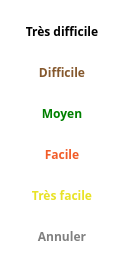
          <widget class="QFrame" name="frmNiveau">
           <property name="geometry">
            <rect>
             <x>290</x>
             <y>190</y>
             <width>125</width>
             <height>271</height>
            </rect>
           </property>
           <property name="styleSheet">
            <string notr="true">background: #ffffff;
border-top-left-radius: 10px;
border-top-right-radius: 10px;
border-bottom-left-radius: 5px;</string>
           </property>
           <property name="frameShape">
            <enum>QFrame::StyledPanel</enum>
           </property>
           <property name="frameShadow">
            <enum>QFrame::Raised</enum>
           </property>
           <layout class="QGridLayout" name="gridLayout_2">
            <item row="10" column="0">
             <widget class="AbulEduFlatBoutonV1" name="btnNiveauAnnuler">
              <property name="minimumSize">
               <size>
                <width>100</width>
                <height>30</height>
               </size>
              </property>
              <property name="maximumSize">
               <size>
                <width>100</width>
                <height>30</height>
               </size>
              </property>
              <property name="font">
               <font>
                <family>Andika Basic</family>
                <weight>75</weight>
                <bold>true</bold>
               </font>
              </property>
              <property name="cursor">
               <cursorShape>PointingHandCursor</cursorShape>
              </property>
              <property name="styleSheet">
               <string notr="true">color:gray;</string>
              </property>
              <property name="text">
               <string>Annuler</string>
              </property>
             </widget>
            </item>
            <item row="5" column="0">
             <widget class="AbulEduFlatBoutonV1" name="btnNiveauTresDifficile">
              <property name="minimumSize">
               <size>
                <width>100</width>
                <height>30</height>
               </size>
              </property>
              <property name="maximumSize">
               <size>
                <width>100</width>
                <height>30</height>
               </size>
              </property>
              <property name="font">
               <font>
                <family>Andika Basic</family>
                <weight>75</weight>
                <bold>true</bold>
               </font>
              </property>
              <property name="cursor">
               <cursorShape>PointingHandCursor</cursorShape>
              </property>
              <property name="styleSheet">
               <string notr="true"/>
              </property>
              <property name="text">
               <string>Très difficile</string>
              </property>
             </widget>
            </item>
            <item row="9" column="0">
             <widget class="AbulEduFlatBoutonV1" name="btnNiveauTresFacile">
              <property name="minimumSize">
               <size>
                <width>100</width>
                <height>30</height>
               </size>
              </property>
              <property name="maximumSize">
               <size>
                <width>100</width>
                <height>30</height>
               </size>
              </property>
              <property name="font">
               <font>
                <family>Andika Basic</family>
                <weight>75</weight>
                <bold>true</bold>
                <kerning>true</kerning>
               </font>
              </property>
              <property name="cursor">
               <cursorShape>PointingHandCursor</cursorShape>
              </property>
              <property name="styleSheet">
               <string notr="true">color:#e8e226;</string>
              </property>
              <property name="text">
               <string>Très facile</string>
              </property>
             </widget>
            </item>
            <item row="7" column="0">
             <widget class="AbulEduFlatBoutonV1" name="btnNiveauMoyen">
              <property name="minimumSize">
               <size>
                <width>100</width>
                <height>30</height>
               </size>
              </property>
              <property name="maximumSize">
               <size>
                <width>100</width>
                <height>30</height>
               </size>
              </property>
              <property name="font">
               <font>
                <family>Andika Basic</family>
                <weight>75</weight>
                <bold>true</bold>
               </font>
              </property>
              <property name="cursor">
               <cursorShape>PointingHandCursor</cursorShape>
              </property>
              <property name="styleSheet">
               <string notr="true">color: green;</string>
              </property>
              <property name="text">
               <string>Moyen</string>
              </property>
             </widget>
            </item>
            <item row="6" column="0">
             <widget class="AbulEduFlatBoutonV1" name="btnNiveauDifficile">
              <property name="minimumSize">
               <size>
                <width>100</width>
                <height>30</height>
               </size>
              </property>
              <property name="maximumSize">
               <size>
                <width>100</width>
                <height>30</height>
               </size>
              </property>
              <property name="font">
               <font>
                <family>Andika Basic</family>
                <weight>75</weight>
                <bold>true</bold>
               </font>
              </property>
              <property name="cursor">
               <cursorShape>PointingHandCursor</cursorShape>
              </property>
              <property name="styleSheet">
               <string notr="true">color:#85582d;</string>
              </property>
              <property name="text">
               <string>Difficile</string>
              </property>
             </widget>
            </item>
            <item row="8" column="0">
             <widget class="AbulEduFlatBoutonV1" name="btnNiveauFacile">
              <property name="minimumSize">
               <size>
                <width>100</width>
                <height>30</height>
               </size>
              </property>
              <property name="maximumSize">
               <size>
                <width>100</width>
                <height>30</height>
               </size>
              </property>
              <property name="font">
               <font>
                <family>Andika Basic</family>
                <weight>75</weight>
                <bold>true</bold>
               </font>
              </property>
              <property name="cursor">
               <cursorShape>PointingHandCursor</cursorShape>
              </property>
              <property name="styleSheet">
               <string notr="true">color:#f15c28;</string>
              </property>
              <property name="text">
               <string>Facile</string>
              </property>
             </widget>
            </item>
           </layout>
          </widget>
